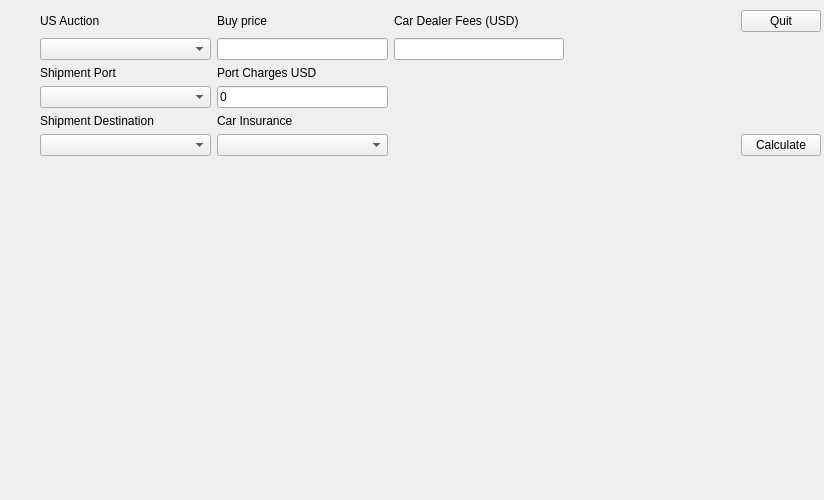
<?xml version="1.0" encoding="UTF-8"?>
<ui version="4.0">
 <class>MainWindow</class>
 <widget class="QMainWindow" name="MainWindow">
  <property name="geometry">
   <rect>
    <x>0</x>
    <y>0</y>
    <width>824</width>
    <height>500</height>
   </rect>
  </property>
  <property name="windowTitle">
   <string>MainWindow</string>
  </property>
  <widget class="QWidget" name="centralwidget">
   <widget class="QWidget" name="widget" native="true">
    <property name="geometry">
     <rect>
      <x>10</x>
      <y>200</y>
      <width>781</width>
      <height>391</height>
     </rect>
    </property>
   </widget>
   <widget class="QWidget" name="gridLayoutWidget">
    <property name="geometry">
     <rect>
      <x>20</x>
      <y>10</y>
      <width>801</width>
      <height>341</height>
     </rect>
    </property>
    <layout class="QGridLayout" name="gridLayout" rowstretch="0,0,0,0,0,0,0,0,0,0" columnstretch="0,0,0,0,0,0">
     <item row="4" column="2">
      <widget class="QLineEdit" name="lEditPortCharges">
       <property name="text">
        <string>0</string>
       </property>
      </widget>
     </item>
     <item row="4" column="1">
      <widget class="QComboBox" name="CB_USPortLoading"/>
     </item>
     <item row="1" column="5">
      <widget class="QPushButton" name="pushButtonQuit">
       <property name="text">
        <string>Quit</string>
       </property>
      </widget>
     </item>
     <item row="9" column="1">
      <spacer name="horizontalSpacer">
       <property name="orientation">
        <enum>Qt::Orientation::Horizontal</enum>
       </property>
       <property name="sizeHint" stdset="0">
        <size>
         <width>40</width>
         <height>20</height>
        </size>
       </property>
      </spacer>
     </item>
     <item row="3" column="1">
      <widget class="QLabel" name="lUSPort">
       <property name="text">
        <string>Shipment Port</string>
       </property>
      </widget>
     </item>
     <item row="3" column="2">
      <widget class="QLabel" name="lPortCharges">
       <property name="text">
        <string>Port Charges USD</string>
       </property>
      </widget>
     </item>
     <item row="7" column="5">
      <widget class="QPushButton" name="pushButton">
       <property name="text">
        <string>Calculate</string>
       </property>
      </widget>
     </item>
     <item row="5" column="2">
      <widget class="QLabel" name="lCarInsurance">
       <property name="text">
        <string>Car Insurance</string>
       </property>
      </widget>
     </item>
     <item row="5" column="1">
      <widget class="QLabel" name="lDestinationCountry">
       <property name="text">
        <string>Shipment Destination</string>
       </property>
      </widget>
     </item>
     <item row="1" column="3">
      <widget class="QLabel" name="lCarDealerFee">
       <property name="text">
        <string>Car Dealer Fees (USD)</string>
       </property>
      </widget>
     </item>
     <item row="7" column="1">
      <widget class="QComboBox" name="mCBDestinationCountry"/>
     </item>
     <item row="7" column="2">
      <widget class="QComboBox" name="CB_CarInsurance"/>
     </item>
     <item row="9" column="0">
      <spacer name="verticalSpacer">
       <property name="orientation">
        <enum>Qt::Orientation::Vertical</enum>
       </property>
       <property name="sizeHint" stdset="0">
        <size>
         <width>20</width>
         <height>40</height>
        </size>
       </property>
      </spacer>
     </item>
     <item row="9" column="4">
      <spacer name="horizontalSpacer_2">
       <property name="orientation">
        <enum>Qt::Orientation::Horizontal</enum>
       </property>
       <property name="sizeHint" stdset="0">
        <size>
         <width>40</width>
         <height>20</height>
        </size>
       </property>
      </spacer>
     </item>
     <item row="1" column="2">
      <widget class="QLabel" name="lAuctionPrice">
       <property name="text">
        <string>Buy price</string>
       </property>
      </widget>
     </item>
     <item row="1" column="1">
      <widget class="QLabel" name="lAuction">
       <property name="text">
        <string>US Auction</string>
       </property>
      </widget>
     </item>
     <item row="2" column="1">
      <widget class="QComboBox" name="CB_Auction"/>
     </item>
     <item row="2" column="2">
      <widget class="QLineEdit" name="lEditBrokerFees"/>
     </item>
     <item row="2" column="3">
      <widget class="QLineEdit" name="lEditCarDealerFees"/>
     </item>
    </layout>
   </widget>
  </widget>
 </widget>
 <resources/>
 <connections/>
</ui>
